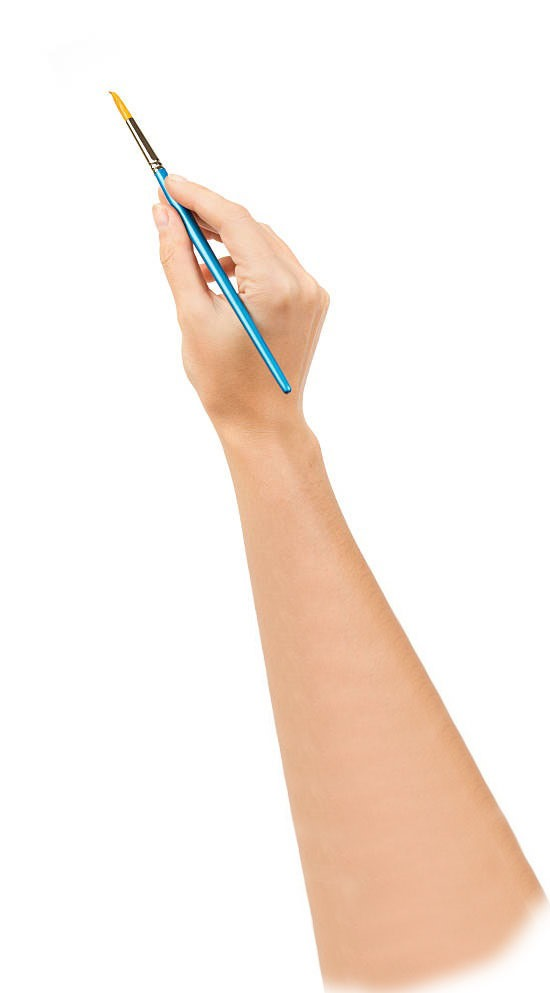
#> input picture hands/WhatsApp Image 2025-06-24 at 15.52.53_610bc3b0.jpg, 550 x 993 px
$ python -i core.py   (imports and definitions only)
#> lines starting #> are read from the running program, lines starting #| are printed output that depends on the picture; after the words box and inside, x2 and y2 are one past the last pixel; in counts of white or black regions, pixels touching at a corner belong together
#> further down, picture is the input picture: shape (993, 550, 3); mean B, G, R 230.9, 238.2, 248.6
"""
Core animation algorithms for Hexa Paint Animation
Contains all the computer vision and animation processing functions
"""

import os
import cv2
import numpy as np
import matplotlib.pyplot as plt
import scipy.ndimage as ndi
import shutil
import random
import skimage.morphology as morph
from skimage.measure import regionprops, label
import scipy.ndimage as sci_morph
from scipy.spatial import distance_matrix, distance
import pandas as pd
from tqdm import tqdm
from sklearn.cluster import KMeans
from skimage.segmentation import active_contour
import imageio
import matplotlib.pyplot as plt
from scipy.ndimage import label as cc_label
from skimage.morphology import dilation, skeletonize, rectangle
from scipy.spatial import cKDTree
from random import choice
import time
import threading


# [230 lines left out: functions group_colors, get_points_inds, index_edges_by_hulls, load_and_resize_image, not called in this run]


def detect_edges_thick(
    rgb: np.ndarray,
    *,
    dilate_iters: int = 1,
    kernel_size: int = 3
) -> np.ndarray:
    """
    Detect thick edges in an RGB image.

    Parameters:
    -----------
    rgb : np.ndarray
        Input RGB image
    dilate_iters : int
        Number of dilation iterations
    kernel_size : int
        Kernel size for morphological operations

    Returns:
    --------
    edges : np.ndarray
        Binary edge image
    """
#> called with dilate_iters = 1, kernel_size = 3
    gray = cv2.cvtColor(rgb, cv2.COLOR_RGB2GRAY)
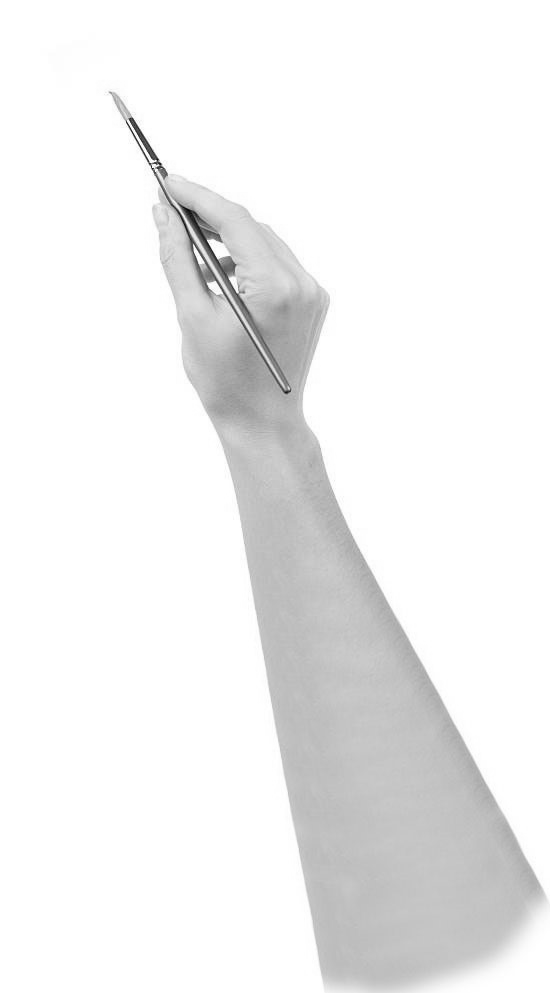
#> gray: shape (993, 550); min 7, max 255, mean 240.5
    gray = cv2.createCLAHE(2.0, (8, 8)).apply(gray)
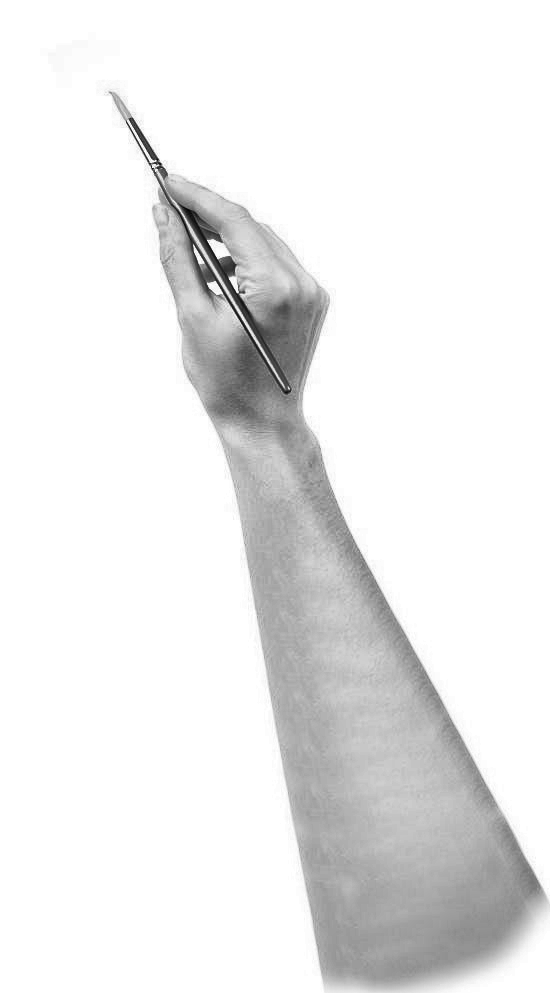
#> gray: shape (993, 550); min 4, max 255, mean 235.6
    gray = cv2.bilateralFilter(gray, 7, 30, 7)

    med = np.median(gray)
#> med = 255
    lo, hi = int(max(0, 0.66 * med)), int(min(255, 1.33 * med))
#> lo = 168; hi = 255
    edges = cv2.Canny(gray, lo, hi, L2gradient=True)
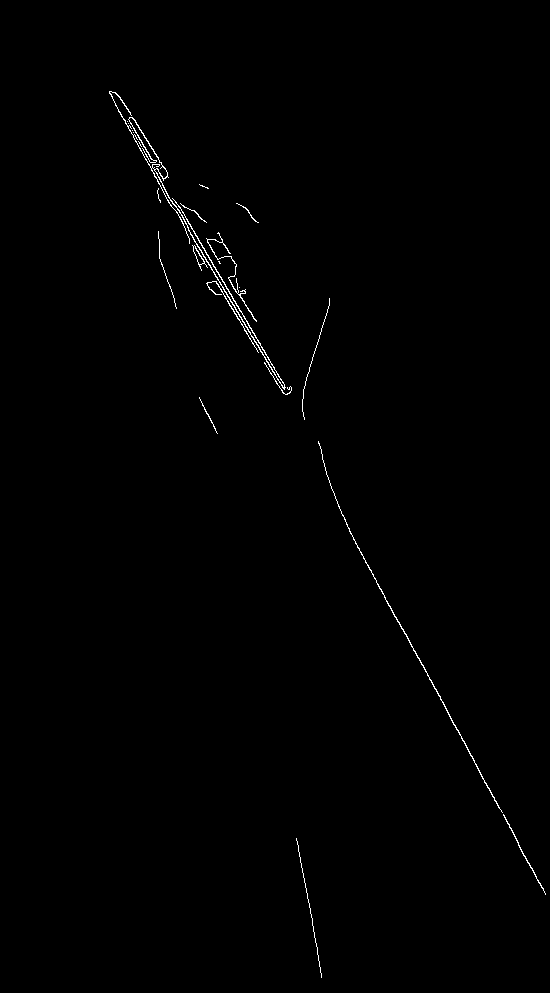
#> edges: shape (993, 550); 0.49% white in thin lines or dots, all inside (x1, y1, x2, y2) = (109, 91, 546, 978)

    edges = cv2.morphologyEx(edges, cv2.MORPH_CLOSE, np.ones((3, 3), np.uint8))
#> edges: shape (993, 550); 0.69% white; 10 white regions (1 under 20 px), largest, box (x1, y1, x2, y2) and area: (109, 91, 292, 395) 2437, (318, 441, 503, 813) 507, (206, 232, 257, 322) 263

    if dilate_iters > 0:
        k = cv2.getStructuringElement(cv2.MORPH_ELLIPSE, (kernel_size, kernel_size))
        edges = cv2.dilate(edges, k, iterations=dilate_iters)
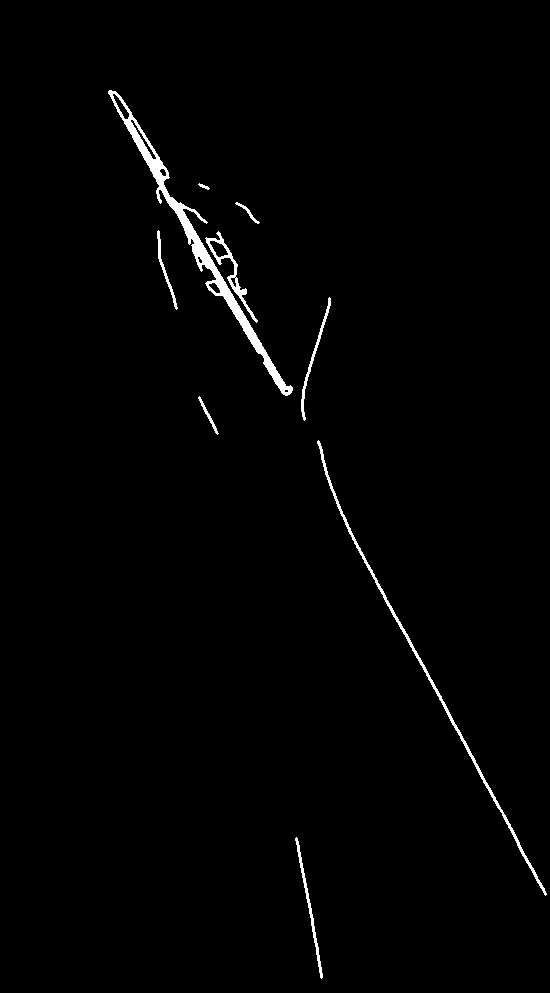
#> edges: shape (993, 550); 1.3% white; 9 white regions, largest, box (x1, y1, x2, y2) and area: (108, 90, 293, 396) 3431, (317, 440, 547, 896) 1537, (205, 231, 258, 323) 582

    return (edges > 0).astype(np.uint8)


def create_binary_mask(
    image: np.ndarray,
    *,
    gray_path: str = "",
    dilate_iters: int = 1,
    kernel_size: int = 3,
    min_size: int = 1500
):
    """
    Create binary mask from image.

    Parameters:
    -----------
    image : np.ndarray
        Input image
    gray_path : str
        Path to gray image (unused)
    dilate_iters : int
        Dilation iterations
    kernel_size : int
        Kernel size
    min_size : int
        Minimum object size

    Returns:
    --------
    bin_img : np.ndarray
        Binary edge image
    hull_image : np.ndarray
        Convex hull image
    """
    bin_img = detect_edges_thick(
        cv2.cvtColor(image, cv2.COLOR_BGR2RGB),
        dilate_iters=dilate_iters,
        kernel_size=kernel_size
    )

    mask_closed = ndi.binary_fill_holes(
        morph.binary_closing(bin_img, morph.disk(3))
    )
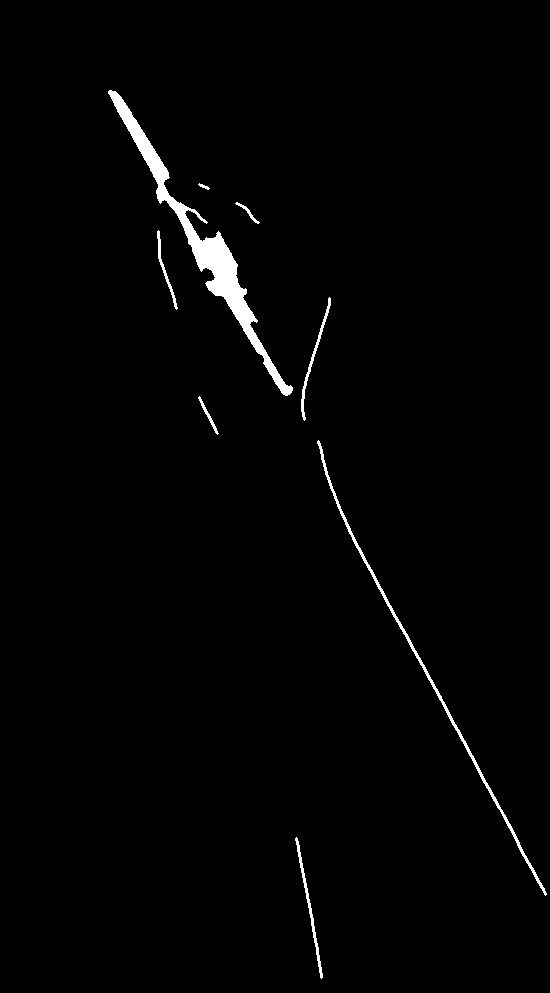
#> mask_closed: shape (993, 550) bool; 1.5% white; 8 white regions, largest, box (x1, y1, x2, y2) and area: (108, 90, 293, 396) 5242, (317, 440, 547, 896) 1564, (295, 837, 323, 979) 422
    mask_no_small = morph.remove_small_objects(mask_closed, min_size=min_size)
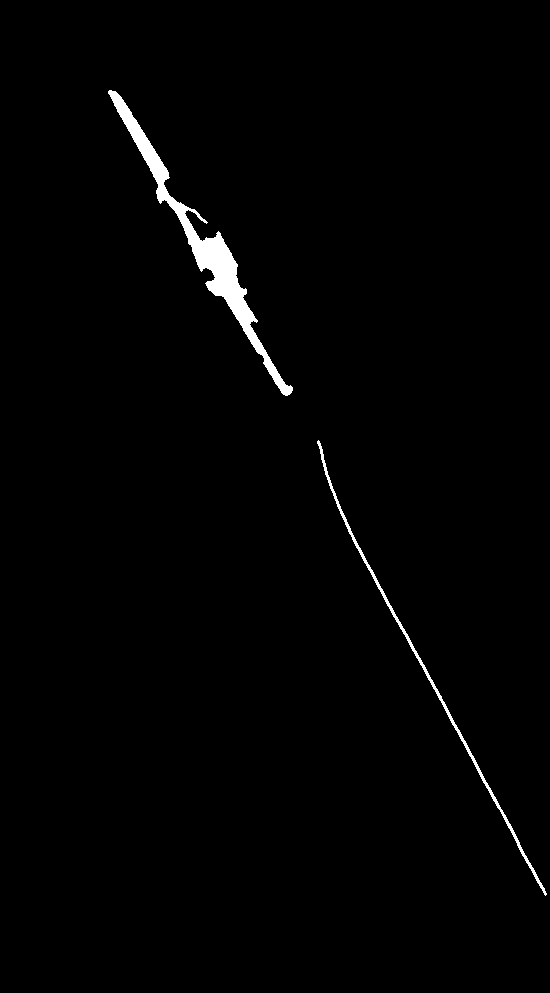
#> mask_no_small: shape (993, 550) bool; 1.2% white; 2 white regions, box (x1, y1, x2, y2) and area: (108, 90, 293, 396) 5242, (317, 440, 547, 896) 1564

    lbl_img = label(mask_no_small)
#> lbl_img: shape (993, 550) int32; 3 distinct labels, from 0 to 2
    hull_image = np.zeros_like(mask_no_small, bool)
    for lab in np.unique(lbl_img)[1:]:
        hull_image |= morph.convex_hull_object(lbl_img == lab)
#> this loop made 2 passes
#> pass 2, in create_binary_mask, `hull_image |= morph.convex_hull_object(lbl_img == lab)`:
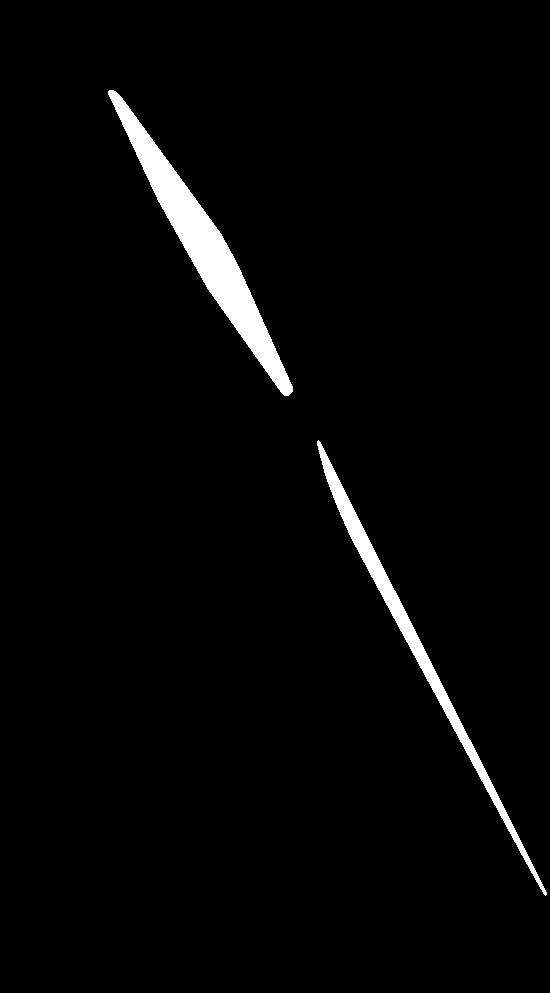
#> hull_image: shape (993, 550) bool; 2.7% white; 2 white regions, box (x1, y1, x2, y2) and area: (108, 90, 293, 396) 9403, (317, 440, 547, 896) 5301

    return bin_img, hull_image


# [657 lines left out: functions make_img_objs, setup_video_writer, create_mask_rgb, overlay_rgba, prepare_sprite, animate_binary_mask and 4 more, not called in this run]

>>> import cv2
>>> picture = cv2.imread('../hands/WhatsApp Image 2025-06-24 at 15.52.53_610bc3b0.jpg')
>>> result = create_binary_mask(picture)

$ run again, on hands/WhatsApp Image 2025-06-24 at 15.53.39_5a5199c2.jpg
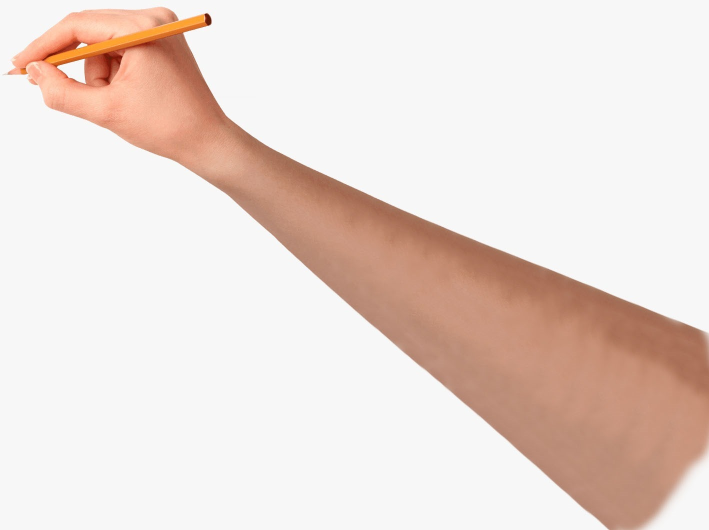
#> input picture hands/WhatsApp Image 2025-06-24 at 15.53.39_5a5199c2.jpg, 1418 x 1060 px (shown at 1/2 size)
#> picture is the input picture: shape (1060, 1418, 3); mean B, G, R 212.8, 219.5, 234.2
#> in detect_edges_thick, `gray = cv2.createCLAHE(2.0, (8, 8)).apply(gray)`:
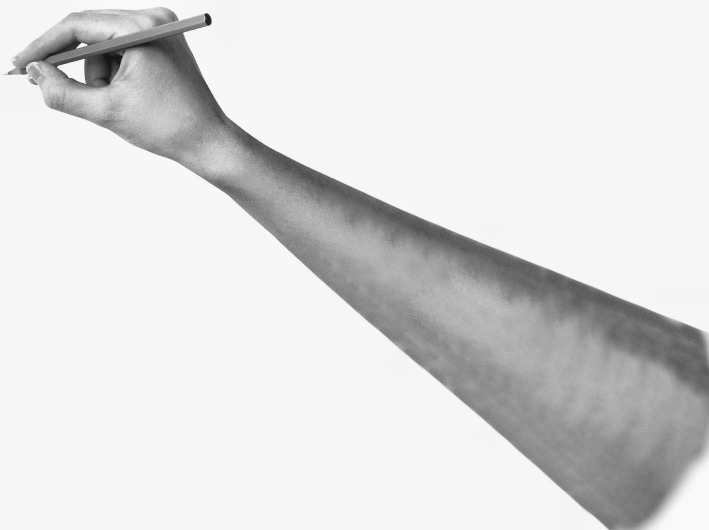
#> gray: shape (1060, 1418) (shown at 1/2 size); min 14, max 255, mean 220.6
#> med = 247
#> lo = 163; hi = 255
#> mask_closed: shape (1060, 1418) bool; 0.8% white; 7 white regions, largest, box (x1, y1, x2, y2) and area: (313, 13, 1407, 663) 4551, (91, 209, 1219, 1060) 4185, (113, 116, 173, 169) 1869
#> mask_no_small: shape (1060, 1418) bool; 0.69% white; 3 white regions, box (x1, y1, x2, y2) and area: (313, 13, 1349, 640) 4377, (91, 209, 1219, 1060) 4185, (113, 116, 173, 169) 1869
#> lbl_img: shape (1060, 1418) int32; 4 distinct labels, from 0 to 3
#> the loop in create_binary_mask, `for lab in np.unique(lbl_img)[1:]:` made 3 passes
#> pass 3, in create_binary_mask, `hull_image |= morph.convex_hull_object(lbl_img == lab)`:
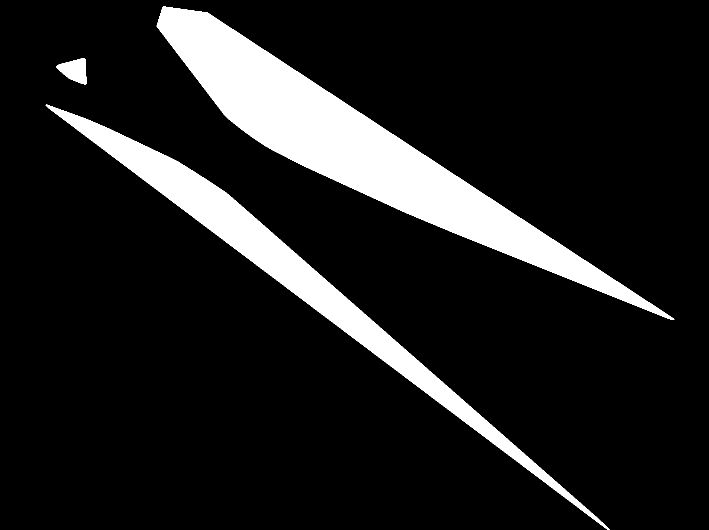
#> hull_image: shape (1060, 1418) bool (shown at 1/2 size); 12.2% white; 3 white regions, box (x1, y1, x2, y2) and area: (313, 13, 1349, 640) 117886, (91, 209, 1219, 1060) 62810, (113, 116, 173, 169) 2007

$ run again, on hands/brush.jpg
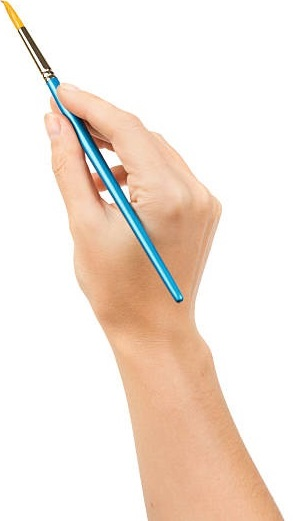
#> input picture hands/brush.jpg, 300 x 521 px
#> picture is the input picture: shape (521, 300, 3); mean B, G, R 219.9, 229.8, 243.2
#> in detect_edges_thick, `gray = cv2.createCLAHE(2.0, (8, 8)).apply(gray)`:
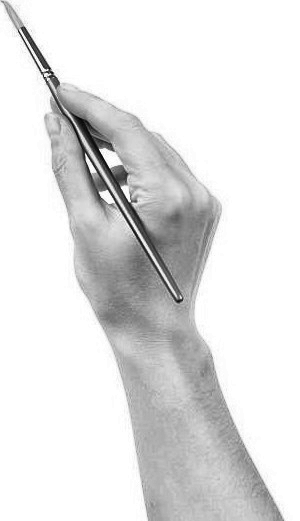
#> gray: shape (521, 300); min 2, max 255, mean 226.9
#> med = 255
#> lo = 168; hi = 255
#> mask_closed: shape (521, 300) bool; 4.8% white; 8 white regions, largest, box (x1, y1, x2, y2) and area: (0, 0, 185, 305) 5999, (209, 349, 286, 521) 565, (49, 138, 70, 219) 240
#> mask_no_small: shape (521, 300) bool; 3.8% white; 1 white region, box (x1, y1, x2, y2) and area: (0, 0, 185, 305) 5999
#> the loop in create_binary_mask, `for lab in np.unique(lbl_img)[1:]:` made 1 pass
#> pass 1, in create_binary_mask, `hull_image |= morph.convex_hull_object(lbl_img == lab)`:
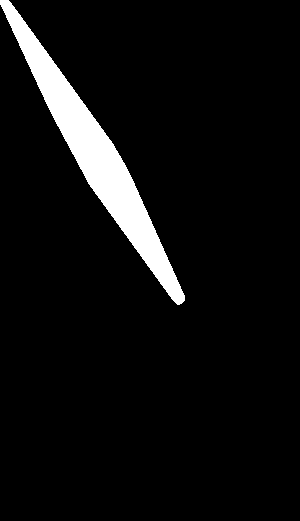
#> hull_image: shape (521, 300) bool; 6.2% white; 1 white region, box (x1, y1, x2, y2) and area: (0, 0, 185, 305) 9621

$ run again, on hands/pen.jpg
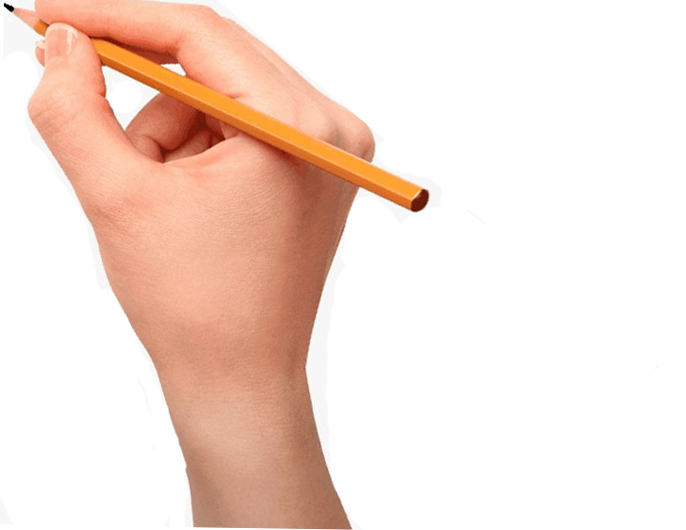
#> input picture hands/pen.jpg, 686 x 530 px
#> picture is the input picture: shape (530, 686, 3); mean B, G, R 213.3, 223.3, 244.6
#> med = 255
#> lo = 168; hi = 255
#> mask_closed: shape (530, 686) bool; 2.5% white; 10 white regions, largest, box (x1, y1, x2, y2) and area: (26, 102, 430, 530) 3459, (97, 52, 189, 132) 2706, (1, 0, 187, 77) 983
#> mask_no_small: shape (530, 686) bool; 1.7% white; 2 white regions, box (x1, y1, x2, y2) and area: (26, 102, 430, 530) 3459, (97, 52, 189, 132) 2706
#> lbl_img: shape (530, 686) int32; 3 distinct labels, from 0 to 2
#> the loop in create_binary_mask, `for lab in np.unique(lbl_img)[1:]:` made 2 passes
#> pass 2, in create_binary_mask, `hull_image |= morph.convex_hull_object(lbl_img == lab)`:
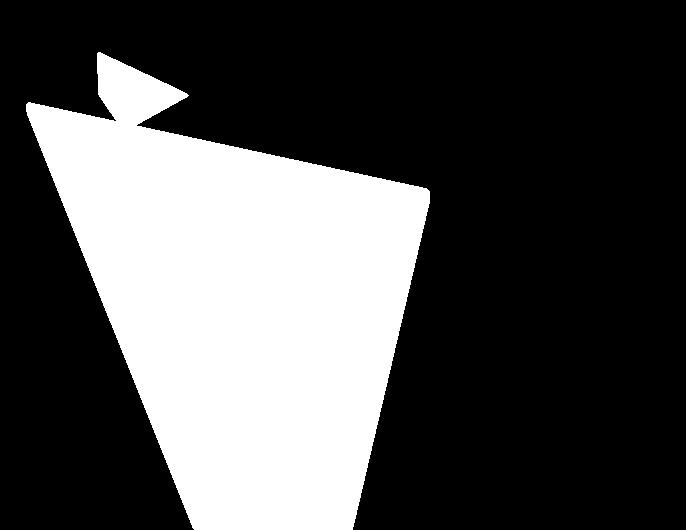
#> hull_image: shape (530, 686) bool; 30.7% white; 1 white region, box (x1, y1, x2, y2) and area: (26, 52, 430, 530) 111479
